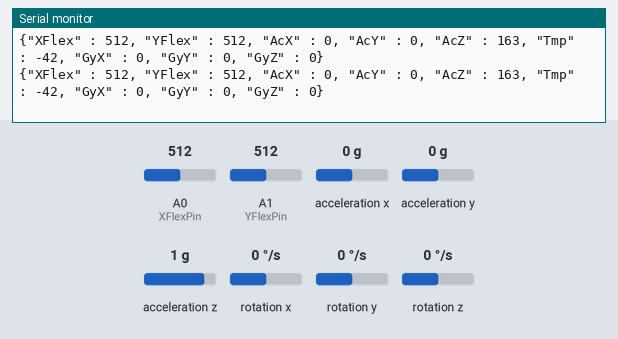
Recording of a sketch running on a simulated Arduino Uno, built with avr-gcc and run on an emulated ATmega328P. On the bench: the last lines printed to the serial monitor. Wiring (inferred from the names in the program): MPU-6050 motion sensor at I2C address 0x68. Inputs (shaded band) come from the test bench; at power-on: A0 (XFlexPin) = 512, A1 (YFlexPin) = 512, acceleration x 0 g, acceleration y 0 g, acceleration z 1 g, rotation x 0 °/s, rotation y 0 °/s, rotation z 0 °/s.

Above: at 7.2 s.
7.3 s: A0 (XFlexPin) set to 108
At 7.52 s:
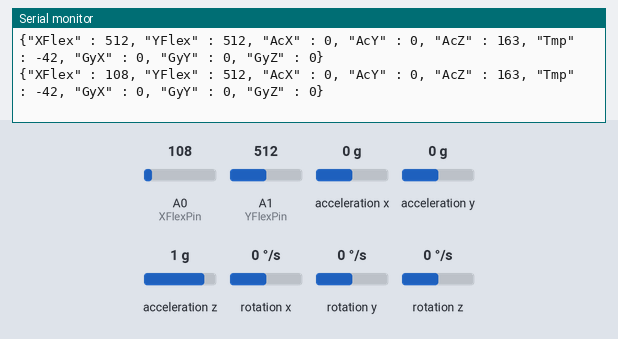
10.3 s: A0 (XFlexPin) set to 93
At 10.34 s:
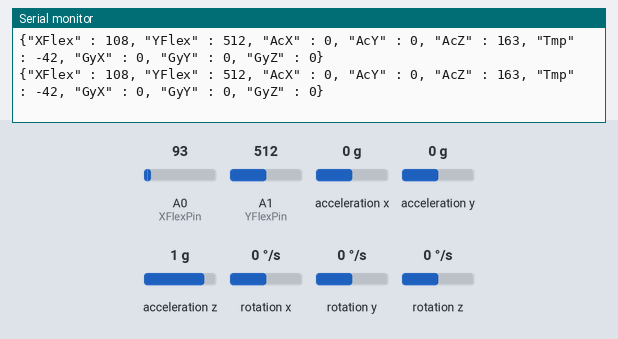
13.3 s: A1 (YFlexPin) set to 107
At 13.37 s:
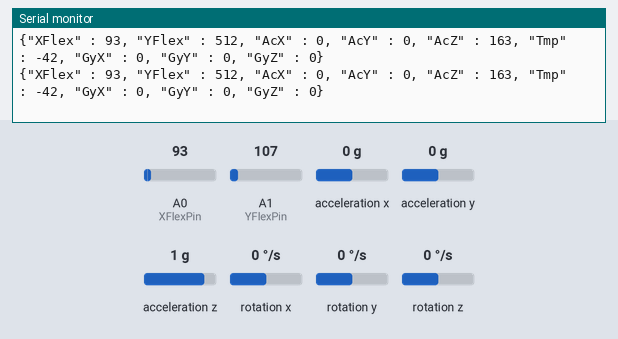
16.3 s: A1 (YFlexPin) set to 88
At 16.4 s:
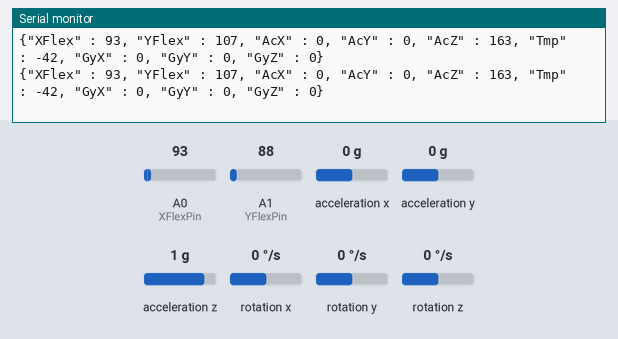
Timing chart, 0 to 19.3 s (numbered marks = the images above; inputs shaded):
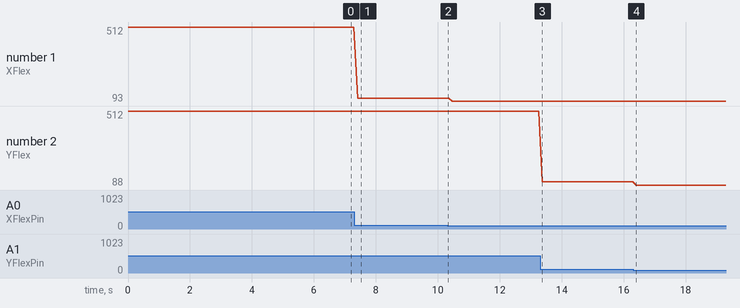

Measured:
- after the input at 7.3 s, the serial monitor: prints a new line after 0.11 s (image 1)
- plotted number 1: 512 → 108 after the input at 7.3 s, 108 → 93 after the input at 10.3 s
- plotted number 2: 512 → 107 after the input at 13.3 s, 107 → 88 after the input at 16.3 s

The sketch:

glove_control_Arduino.ino
```cpp
#include<Wire.h>


const int MPU=0x68;  // I2C address of the MPU-6050
int16_t AcX,AcY,AcZ,Tmp,GyX,GyY,GyZ;
int XFlexPin = 0;
int YFlexPin = 1;
int accRatio = 100;
int accMax = 2500;
int resX = 1366;
int resY = 768;

// TODO: use JSON library.

void setup()
{
	Wire.begin();
	Wire.beginTransmission(MPU);
  Wire.write(0x6B);  // PWR_MGMT_1 register
  Wire.write(0);     // set to zero (wakes up the MPU-6050)
  Wire.endTransmission(true);
  Serial.begin(9600);
}


void loop()
{

// Read values

Wire.beginTransmission(MPU);
  Wire.write(0x3B);  // starting with register 0x3B (ACCEL_XOUT_H)
  Wire.endTransmission(false);
  Wire.requestFrom(MPU,14,true);  // request a total of 14 registers
  AcX=Wire.read()<<8|Wire.read();  // 0x3B (ACCEL_XOUT_H) & 0x3C (ACCEL_XOUT_L)
  AcY=Wire.read()<<8|Wire.read();  // 0x3D (ACCEL_YOUT_H) & 0x3E (ACCEL_YOUT_L)
  AcZ=Wire.read()<<8|Wire.read();  // 0x3F (ACCEL_ZOUT_H) & 0x40 (ACCEL_ZOUT_L)
  Tmp=Wire.read()<<8|Wire.read();  // 0x41 (TEMP_OUT_H) & 0x42 (TEMP_OUT_L)
  GyX=Wire.read()<<8|Wire.read();  // 0x43 (GYRO_XOUT_H) & 0x44 (GYRO_XOUT_L)
  GyY=Wire.read()<<8|Wire.read();  // 0x45 (GYRO_YOUT_H) & 0x46 (GYRO_YOUT_L)
  GyZ=Wire.read()<<8|Wire.read();  // 0x47 (GYRO_ZOUT_H) & 0x48 (GYRO_ZOUT_L)
  int XFlexVal = analogRead(XFlexPin);
  int YFlexVal = analogRead(YFlexPin);


// apply the ratio values.

AcX = AcX / accRatio;
AcY = AcY / accRatio;
AcZ = AcZ / accRatio;
Tmp = Tmp / accRatio;
GyX = GyX / accRatio;
GyY = GyY / accRatio;
GyZ = GyZ / accRatio;

// Create the String in JSON Format.


  String text = "{\"XFlex\" : ";
  String Json = text + XFlexVal;
  text = ", \"YFlex\" : ";
  String string = text + YFlexVal;
  Json += string;
  text = ", \"AcX\" : ";
  string = text + AcX;
  Json += string;
  text = ", \"AcY\" : ";
  string = text + AcY;
  Json += string;
  text = ", \"AcZ\" : ";
  string = text + AcZ;
  Json += string;
  text = ", \"Tmp\" : ";
  string = text + Tmp;
  Json += string;
  text = ", \"GyX\" : ";
  string = text + GyX;
  Json += string;
  text = ", \"GyY\" : ";
  string = text + GyY;
  Json += string;
  text = ", \"GyZ\" : ";
  string = text + GyZ;
  Json += string;

  string = "}";
  Json += string;


  Serial.println(Json);

  // Send the data Every 300 ms
  // delay(300);
}
```
